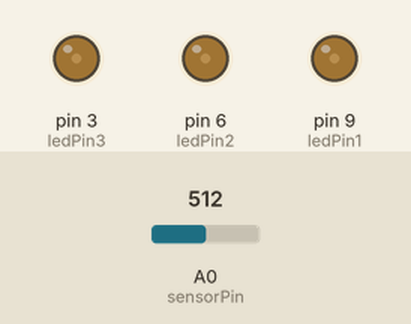
This sketch was run on a simulated Arduino Uno, built with avr-gcc and run on an emulated ATmega328P. Parts: output pins drawn as LEDs (lit = HIGH). Inputs (shaded band) come from the test bench; at power-on: A0 (sensorPin) = 512. What the sketch prints to the serial monitor is not drawn.

Above: at 1.2 s.
1.3 s: A0 (sensorPin) set to 0
2.8 s: A0 (sensorPin) set to 122
5.8 s: A0 (sensorPin) set to 985
8.8 s: A0 (sensorPin) set to 1016
Timing chart, 0 to 11.3 s (numbered marks = the images above; inputs shaded):
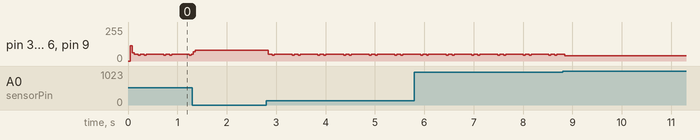

Measured:
- after the input at 2.8 s, pin 3 (ledPin3), pin 6 (ledPin2), pin 9 (ledPin1): 81/255 → 52/255 after 0.05 s, then repeats every 0.52 s: 45/255 0.04 s, 52/255 0.36 s, 45/255 0.04 s, 52/255 0.08 s

The sketch:

blinky_test.ino
```cpp
int sensorPin = A0; // select the input pin for the potentiometer
int ledPin1 = 9; // select the pin for the LED
int ledPin2 = 6; // select the pin for the LED
int ledPin3 = 3; // select the pin for the LED
int sensorValue = 0; // variable to store the value coming from the sensor

void setup() {
pinMode(ledPin1, OUTPUT);
pinMode(ledPin2, OUTPUT);
pinMode(ledPin3, OUTPUT);
Serial.begin(9600);
}

void loop() {

sensorValue = analogRead(sensorPin);
digitalWrite(ledPin1, HIGH);
digitalWrite(ledPin2, HIGH);
digitalWrite(ledPin3, HIGH);
delay(1);
digitalWrite(ledPin1, LOW);
digitalWrite(ledPin2, LOW);
digitalWrite(ledPin3, LOW);
delay(1);
Serial.println(sensorValue, DEC);
}
```
